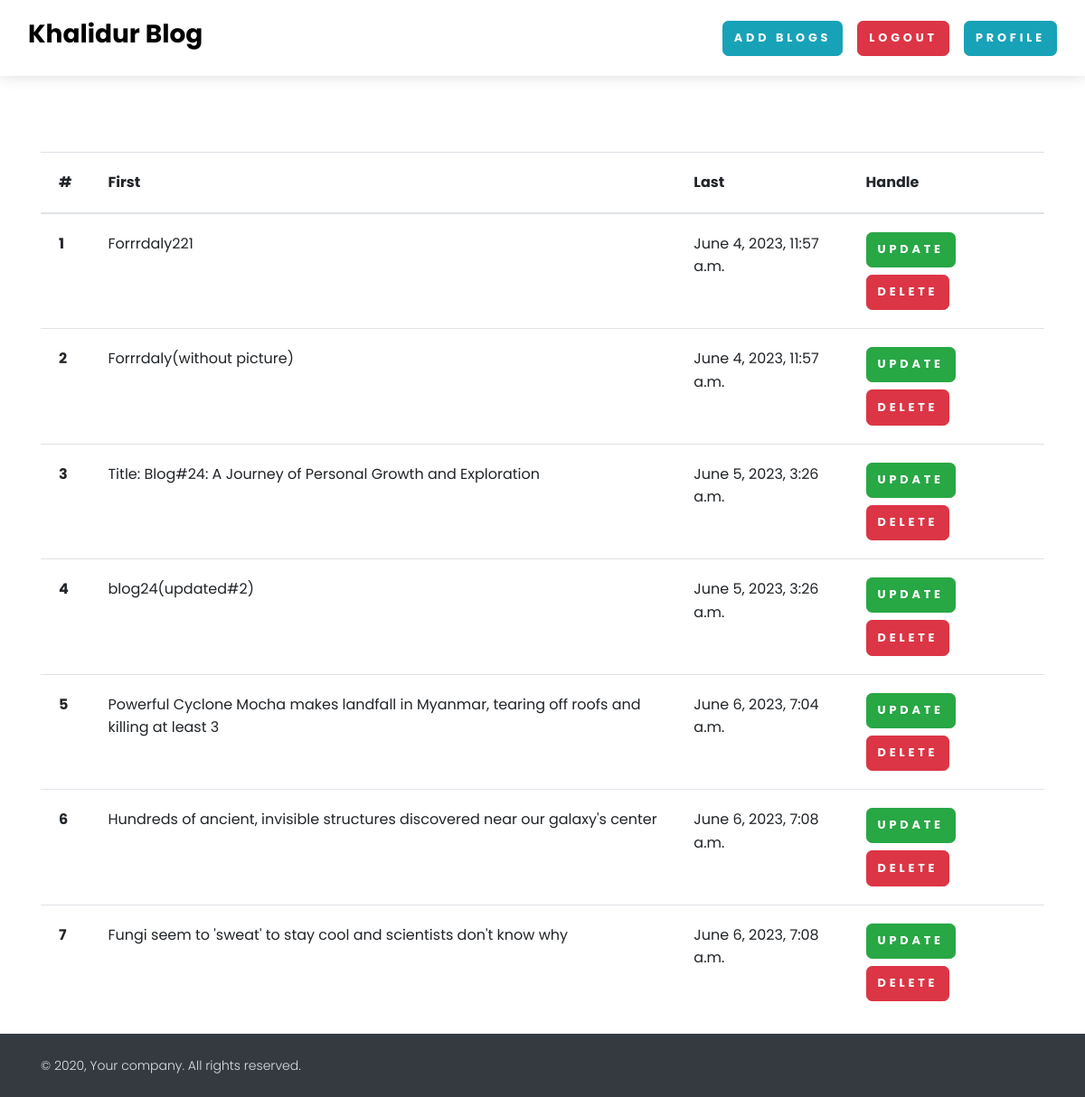
Screenshot of /see-blog/ (signed in) with the database file from the repository.
### home/models.py (models this page shows, shortened)
class BlogModel(models.Model):
    title = models.CharField(max_length=200)
    content = FroalaField()
    user = models.ForeignKey(
        User, on_delete=models.CASCADE)
    slug = models.SlugField(max_length=700, unique=True)
    created_at = models.DateTimeField(auto_now_add=True)
    modified_at = models.DateTimeField(auto_now=True)
    image = models.ImageField(default='default.jpg', upload_to='blog')

### home/views.py (the view)
# urls.py: path('see-blog/', see_blog, name='see_blog'),
def see_blog(request):
    context = {}
    try:
        blog_objs = BlogModel.objects.filter(user=request.user).all()
        context['blog_objs'] = blog_objs
    except Exception as e:
        print(e)
    return render(request, 'home/see_blog.html', context)

### home/templates/home/see_blog.html
{% extends 'home/base.html' %} {% block content %}
<section class="mt-5 pt-5">
    <div class="container">
        <table class="table">
            <thead>
                <tr>
                    <th scope="col">#</th>
                    <th scope="col">First</th>
                    <th scope="col">Last</th>
                    <th scope="col">Handle</th>
                </tr>
            </thead>
            <tbody>
                {% for blog in blog_objs %}
                <tr>
                    <th scope="row">{{ forloop.counter }}</th>
                    <td>{{ blog.title }}</td>
                    <td>{{ blog.created_at }}</td>
                    <td>
                        <a href="{% url 'blog_update' slug=blog.slug %}" class="btn btn-success mb-2">Update</a>
                        <a href="{% url 'delete_blog' blog.id %}" class="btn btn-danger">Delete</a>
                    </td>
                </tr>
                {% endfor %}
            </tbody>
        </table>
    </div>
</section>
{% endblock %}

### rows the page displays
BlogModel: title "Forrrdaly221", created_at "June 4, 2023, 11:57 a.m."
BlogModel: title "Forrrdaly(without picture)", created_at "June 4, 2023, 11:57 a.m."
BlogModel: title "Title: Blog#24: A Journey of Personal Growth and Exploration", created_at "June 5, 2023, 3:26 a.m."
BlogModel: title "blog24(updated#2)", created_at "June 5, 2023, 3:26 a.m."
BlogModel: title "Powerful Cyclone Mocha makes landfall in Myanmar, tearing off roofs and killing at least 3", created_at "June 6, 2023, 7:04 a.m."
BlogModel: title "Hundreds of ancient, invisible structures discovered near our galaxy's center", created_at "June 6, 2023, 7:08 a.m."
BlogModel: title "Fungi seem to 'sweat' to stay cool and scientists don't know why", created_at "June 6, 2023, 7:08 a.m."
